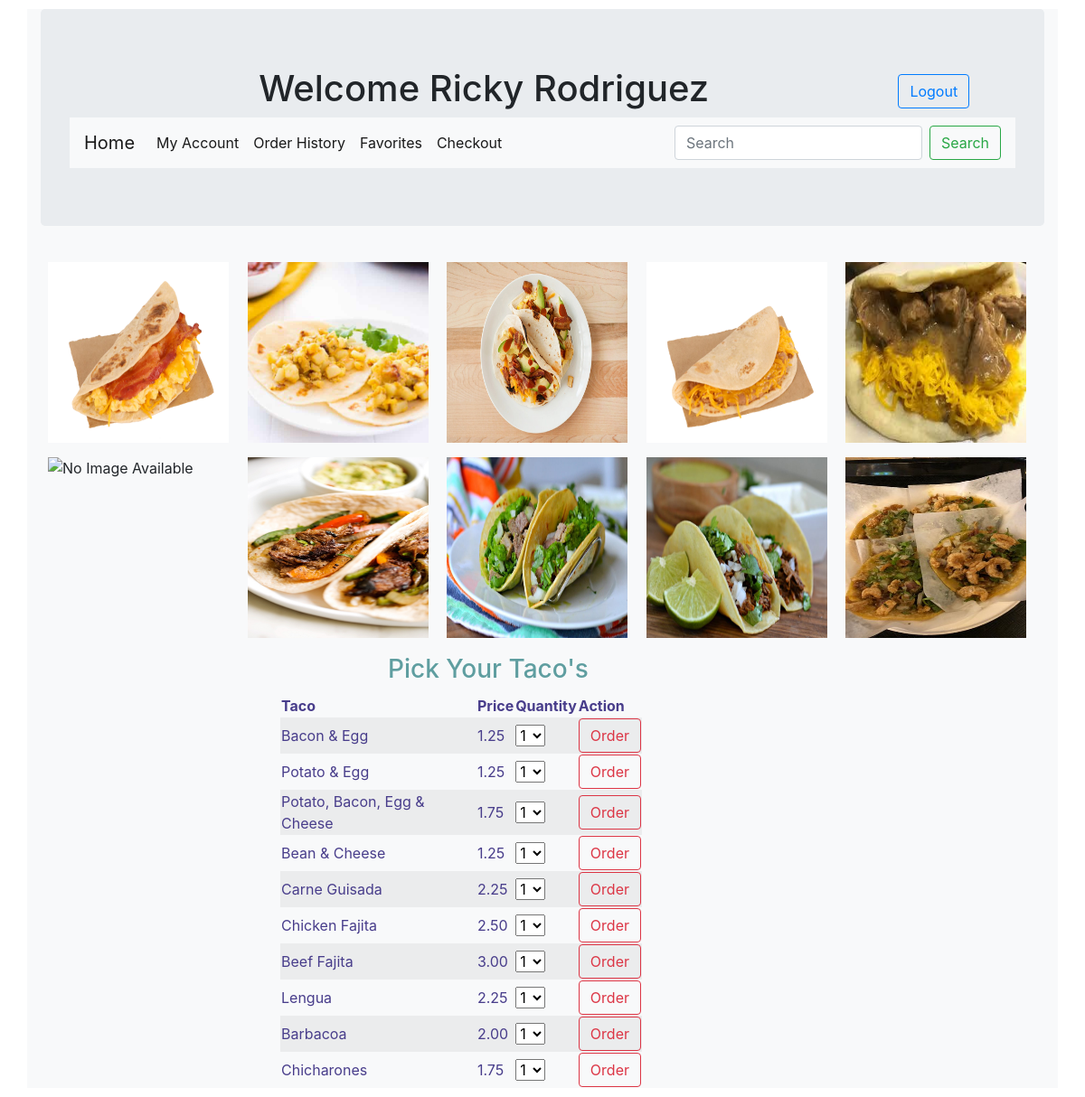
Screenshot of /dashboard (signed in) with the database file from the repository.
### home/models.py (models this page shows)
class User(models.Model):
    first_name = models.CharField(max_length=255)
    last_name = models.CharField(max_length=255)
    email = models.EmailField()
    password = models.CharField(max_length=255)
    created_at = models.DateTimeField(auto_now_add=True)
    updated_at = models.DateTimeField(auto_now=True)
    objects = UserManager()

class Taco(models.Model):
    taco_type = models.CharField(max_length=255)
    price = models.DecimalField(decimal_places=2, max_digits=5)
    tacos_for = models.ManyToManyField(User, related_name='taco_history')
    favorite = models.ManyToManyField(User, related_name='favorite_taco')
    created_at = models.DateTimeField(auto_now_add=True)
    updated_at = models.DateTimeField(auto_now=True)

### home/views.py (the view)
# urls.py: path('dashboard', views.dashboard),
def dashboard(request):
    context = {
        'user' : User.objects.get(id = request.session['user_id']),
        'tacos': Taco.objects.all()
    }
    return render(request, 'dashboard.html', context)

### home/templates/dashboard.html (shortened to what this page needs)
<!DOCTYPE html>
<html lang="en">
<head>
    <link rel="stylesheet" href="https://stackpath.bootstrapcdn.com/bootstrap/4.5.2/css/bootstrap.min.css">
    {% load static %}
    <link rel="stylesheet" href="{% static 'dashboard.css' %}">
</head>
<body>
    <div class="container bg-light">
        <div class="jumbotron">
            <h1 id="header">Welcome {{ user.first_name }} {{ user.last_name }}<a href="/logout" class="btn btn-outline-primary" id="logout">Logout</a></h1>
            <nav class="navbar navbar-expand-lg navbar-light bg-light">
                <a class="navbar-brand" href="/dashboard">Home</a>
                <div class="collapse navbar-collapse" id="navbarSupportedContent">
                   <ul class="navbar-nav mr-auto">
                    <li class="nav-item active">
                      <a class="nav-link" href="/myAccount">My Account <span class="sr-only">(current)</span></a>
                    </li>
                    <li class="nav-item active">
                      <a class="nav-link" href="/orderHistory">Order History</a>
                    </li>
                    <li class="nav-item active">
                        <a class="nav-link" href="/favorites">Favorites</a>
                      </li>
                    <li class="nav-item active">
                      <a class="nav-link" href="/checkout">Checkout</a>
                    </li>
                  </ul>
                  <form class="form-inline my-2 my-lg-0">
                    <input class="form-control mr-sm-2" type="search" placeholder="Search" aria-label="Search">
                    <button class="btn btn-outline-success my-2 my-sm-0" type="submit">Search</button>
                  </form>
                </div>
            </nav>
        </div>
        <div id="images">
            <img src="static/images/baconEgg.jpg" alt="No Image Available">
            <img src="static/images/potatoEgg.jpg" alt="No Image Available">
            <img src="static/images/pbec.jpg" alt="No Image Available">
            <img src="static/images/beanCheese.jpg" alt="No Image Available">
            <img src="static/images/carneGuisada.jpeg" alt="No Image Available">
            <img src="static/images/chickenFajita.jpg" alt="No Image Available">
            <img src="static/images/beefFajita.jpg" alt="No Image Available">
            <img src="static/images/lengua.jpg" alt="No Image Available">
            <img src="static/images/barbacoa.jpg" alt="No Image Available">
            <img src="static/images/chicharron.jpg" alt="No Image Available">
        </div>
        <div class="row">
                <h3>Pick Your Taco's</h3>
            <div>
              <table class="table-hover table-striped">
                  <thead>
                    <tr>
                      <th>Taco</th>
                      <th>Price</th>
                      <th>Quantity</th>
                      <th>Action</th>
                    </tr>
                  </thead>
                  <tbody>
                    {% for taco in tacos %}
                    <tr>
                      <form action="/taco" method="POST">
                          <td>{{ taco.taco_type }}</td>
                          <td><input type="hidden" name="id" value="{{ taco.id }}">{{ taco.price }}</label></td>
                          <td>
                            <select name="quantity" id="quantity">
                              <option value="1">1</option>
                          </select>
                          </td>
                          <td><button type="submit" class="btn btn-outline-danger">Order</button></td>
                      </form>
                      </tr>
                    {% endfor %}
                  </tbody>
              </table>
            </div>
        </div>
    </div>
</body>
</html>

### home/static/dashboard.css (style rules this page uses)
body { margin: 10px; }
h3 { display: inline-block; margin: 10px 35%; color: cadetblue; }
h1 { margin-left: 20%; }
h1 a { margin-left: 25%; }
img { display: inline-block; margin: 8px; width: 200px; height: 200px; }
table { width: 400px; margin-left: 70%; color: darkslateblue; }

### rows the page displays
User: first_name "Ricky", last_name "Rodriguez"
Taco: taco_type "Bacon & Egg", price "1.25"
Taco: taco_type "Potato & Egg", price "1.25"
Taco: taco_type "Potato, Bacon, Egg & Cheese", price "1.75"
Taco: taco_type "Bean & Cheese", price "1.25"
Taco: taco_type "Carne Guisada", price "2.25"
Taco: taco_type "Chicken Fajita", price "2.50"
Taco: taco_type "Beef Fajita", price "3.00"
Taco: taco_type "Lengua", price "2.25"
Taco: taco_type "Barbacoa", price "2.00"
Taco: taco_type "Chicharones", price "1.75"
